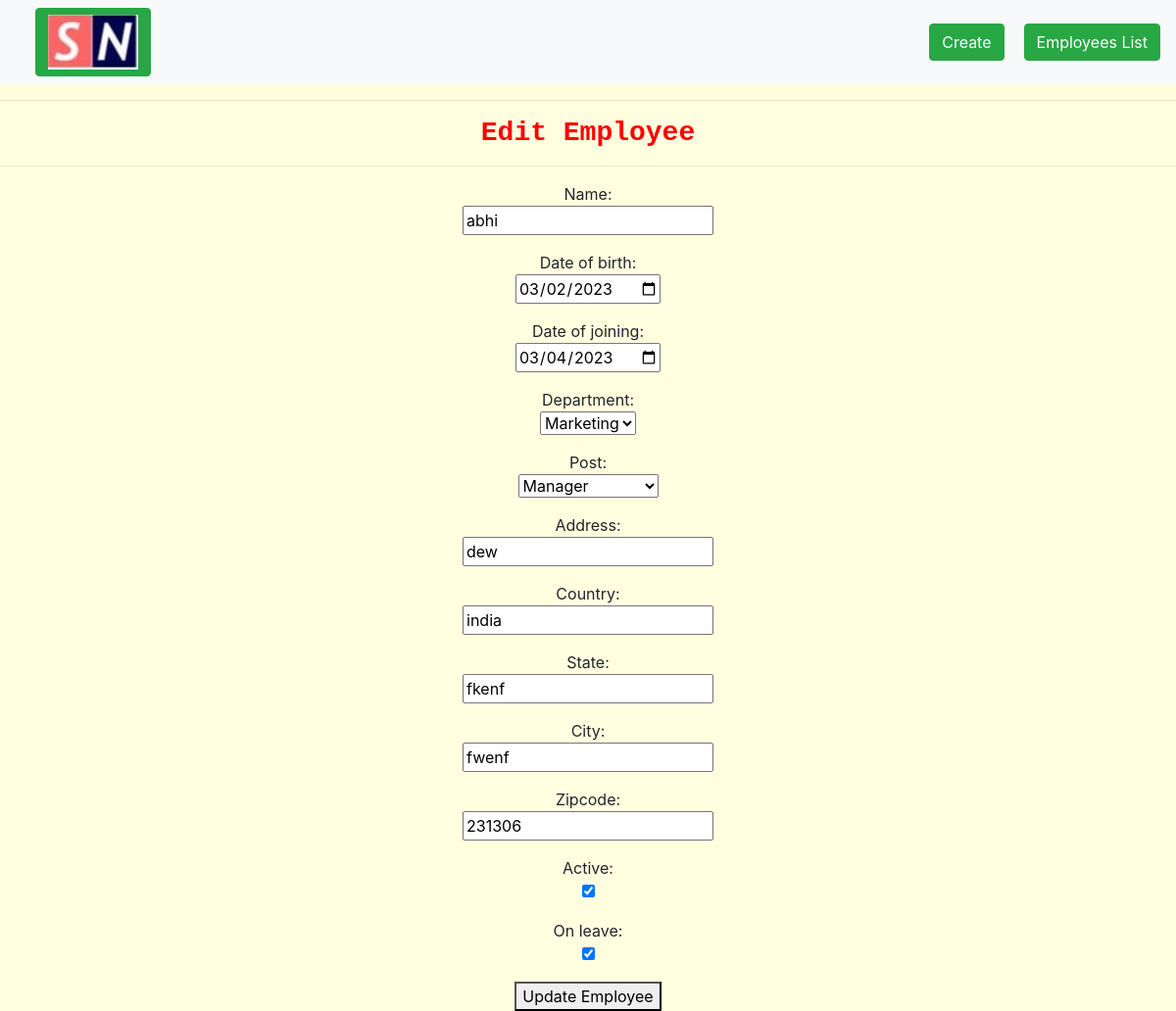
Page /update_employee/9 on the committed database.
### EMS/models.py (models this page shows, shortened)
class Employee(models.Model):
    name=models.CharField(max_length=100)
    date_of_birth=models.DateField()
    date_of_joining=models.DateField()
    department=models.ForeignKey(Department,on_delete=models.CASCADE)
    post=models.ForeignKey(Post,on_delete=models.CASCADE)
    address=models.CharField(max_length=200)
    country=models.CharField(max_length=50)
    state=models.CharField(max_length=50)
    city=models.CharField(max_length=50)
    zipcode=models.IntegerField()
    active=models.BooleanField()
    leave_count=models.IntegerField()
    on_leave=models.BooleanField()

### EMS/views.py (the view)
# urls.py: path('update_employee/<int:id>',update_employee,name='update_employee'),
def update_employee(request,id):
    try:
        employee = Employee.objects.get(pk=id)
        is_on_leave=employee.on_leave
        leave_count=employee.leave_count
    except:
        return HttpResponse("Employee  Not Exist .")
    form = CreateEmployeeForm(request.POST or None, instance=employee)
    if form.is_valid():
        check_on_leave=form.cleaned_data.get("on_leave")
        object=form.save(commit=False)
        if is_on_leave==False and check_on_leave==True:
            object.leave_count=leave_count+1
        object.save()
        return redirect('all_employees')
    else:
        return render(request, 'update_employee.html', context={'form': form})

### EMS/forms.py (shortened to what this page needs)
class CreateEmployeeForm(forms.ModelForm):
    class Meta:
        model = Employee
        exclude = ('leave_count',)
        widgets = {
            'date_of_birth': DatePickerInput(),
            'date_of_joining': DatePickerInput(),
        }

### EMS/models.py (called while the page is built)
    def __str__(self):
        return self.name

    def __str__(self):
        return self.name

### EMS/templates/update_employee.html (shortened to what this page needs)
{% extends 'base.html' %}
{% load static %}
{% block content %}
<link rel="stylesheet" href="{% static 'css/myfile.css' %}">
<center>
    <div>
        <h3><b> Edit Employee </b></h3>
        <hr>
        <form action="" method="POST">
            {% for field in form %}
            <div>
                <p>{{ field.label }}: <br> {{ field }} </p>
            </div>
            {% endfor %}
            <button type="submit">Update Employee</button>
        </form>
    </div>
</center>
{% endblock %}

### EMS/static/css/myfile.css (style rules this page uses)
h3 { color: red; font-family: 'Courier New', Courier, monospace; }

### rows in the picture
Employee: form "abhi" "03/02/2023" "03/04/2023" "Marketing" "Manager" "dew" "india" "fkenf" "fwenf" "231306" "☑" "☑"

### other values in the picture
{{ field.label }} "Name" "Date of birth" "Date of joining" "Department" "Post" "Address" "Country" "State" "City" "Zipcode" "Active" "On leave"
